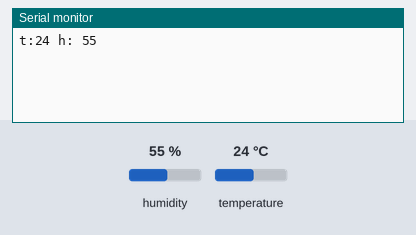
A sketch run on a simulated Arduino Uno, built with avr-gcc and run on an emulated ATmega328P. Shown: the last lines printed to the serial monitor. The inputs (shaded band) are chosen by the test bench; at power-on: humidity 55 %, temperature 24 °C.

Above: at 1.3 s.
1.4 s: humidity set to 22 %
At 2.7 s:
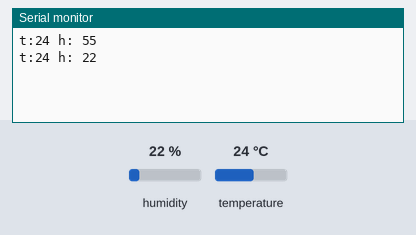
2.9 s: temperature set to 12 °C
At 3.6 s:
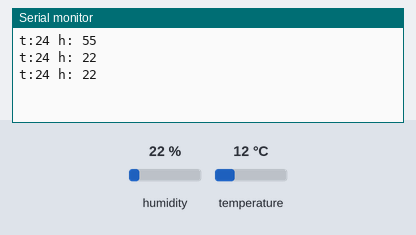
4.4 s: humidity set to 40 %
At 6.1 s:
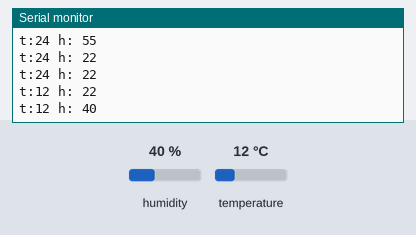
Timing chart, 0 to 7.6 s (numbered marks = the images above; inputs shaded):
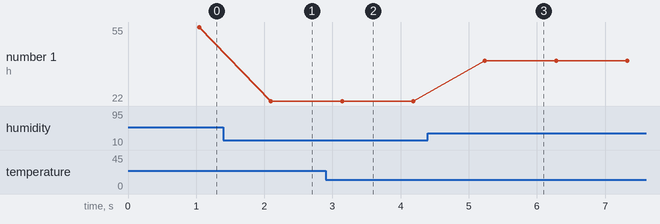

The sketch:

TempSensor.ino
```cpp
#include <DHT11.h>

DHT11 mySensor(2);

void setup() {
  // put your setup code here, to run once:

Serial.begin(9600);

}

void loop() {
  // put your main code here, to run repeatedly.

int temp = mySensor.readTemperature();

int humidity = mySensor.readHumidity();

Serial.print("t:");
Serial.print(temp);
Serial.print(" h: ");
Serial.print(humidity);
Serial.println();


}
```

Measured:
- after the input at 1.4 s, the serial monitor: prints a new line after 0.69 s (image 1)
- after the input at 4.4 s, the serial monitor: prints a new line after 0.83 s (image 3)
- plotted number 1: 55 → 22 after the input at 1.4 s, 22 → 40 after the input at 4.4 s
